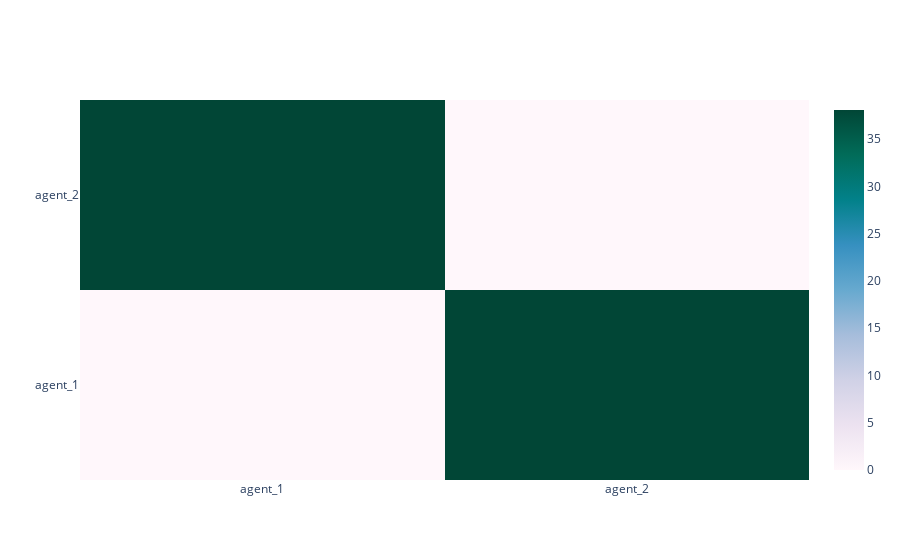

Notebook code for this chart:
### Code cell
fig = heatmap(
    net.similarity_heatmap(),
    x_labels=['agent_'+str(i+1) for i in range(len(net.agents))],
    y_labels=['agent_'+str(i+1) for i in range(len(net.agents))]
)
fig.show()

### Figure 1 — Plotly figure (JSON) as saved in the notebook; plotly's stock layout.template omitted (floating-point values rounded to 4 significant figures)
{"data": [{"colorscale": [[0.0, "rgb(255,247,251)"], [0.125, "rgb(236,226,240)"], [0.25, "rgb(208,209,230)"], [0.375, "rgb(166,189,219)"], [0.5, "rgb(103,169,207)"], [0.625, "rgb(54,144,192)"], [0.75, "rgb(2,129,138)"], [0.875, "rgb(1,108,89)"], [1.0, "rgb(1,70,54)"]], "hoverongaps": false, "x": ["agent_1", "agent_2"], "y": ["agent_1", "agent_2"], "z": [[0.0, 38.08], [38.08, 0.0]], "type": "heatmap"}], "layout": {}}
